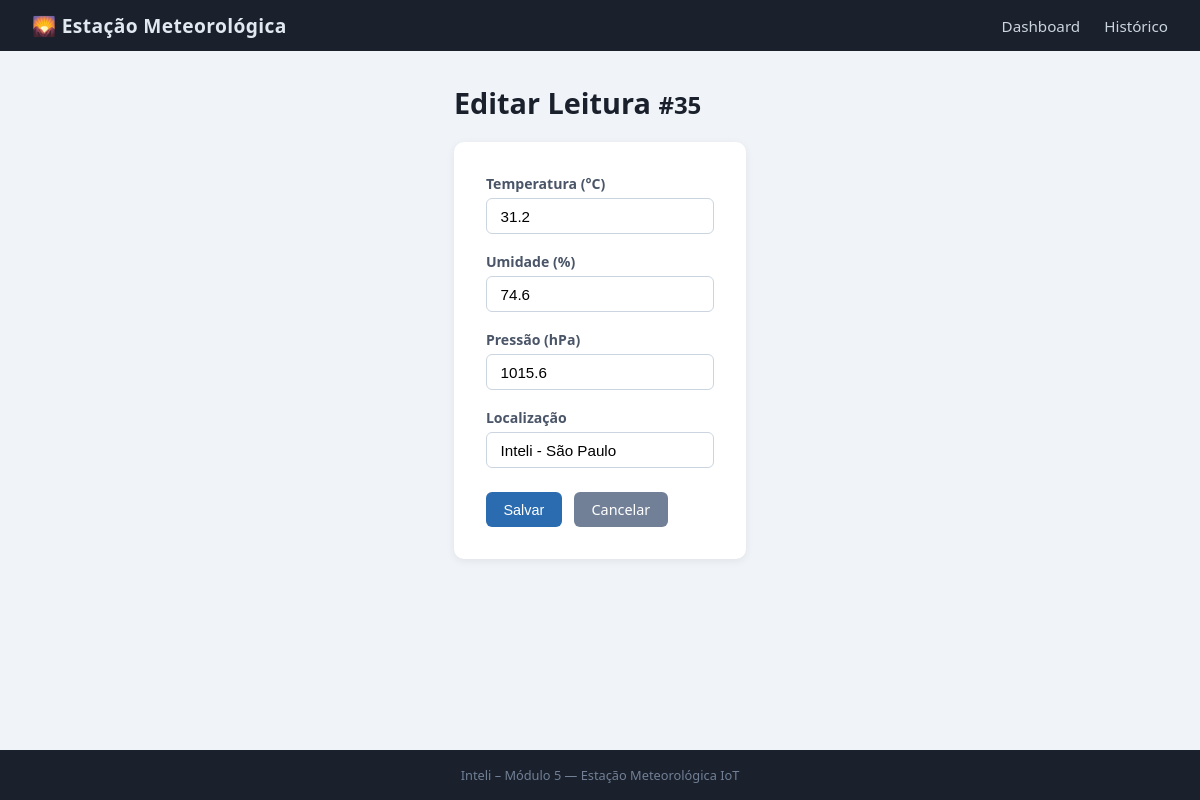
The app's page /editar/35 with its own data.
### tables this page shows
CREATE TABLE leituras (
        id          INTEGER PRIMARY KEY AUTOINCREMENT,
        temperatura REAL    NOT NULL,
        umidade     REAL    NOT NULL,
        pressao     REAL,
        localizacao TEXT    DEFAULT 'Inteli - São Paulo',
        timestamp   DATETIME DEFAULT (datetime('now','localtime'))
    );

### app.py (the view, shortened to what this page needs)
@app.route("/editar/<int:leitura_id>", methods=["GET", "POST"])
def editar(leitura_id):
    leitura = database.obter_leitura(leitura_id)
    if not leitura:
        abort(404)
    return render_template("editar.html", leitura=leitura)

### database.py (called while the page is built)
def get_connection():
    conn = sqlite3.connect(DB_PATH)
    conn.row_factory = sqlite3.Row
    conn.execute("PRAGMA journal_mode=WAL")
    return conn

def obter_leitura(leitura_id):
    conn = get_connection()
    row = conn.execute(
        "SELECT * FROM leituras WHERE id = ?", (leitura_id,)
    ).fetchone()
    conn.close()
    return dict(row) if row else None

### templates/editar.html (shortened to what this page needs)
{% extends "base.html" %}
{% block content %}
<h1>Editar Leitura <small>#{{ leitura.id }}</small></h1>
<form method="POST" class="form-edit">
  <div class="form-group">
    <label for="temperatura">Temperatura (°C)</label>
    <input type="number" step="0.1" id="temperatura" name="temperatura"
           value="{{ leitura.temperatura }}" required />
  </div>
  <div class="form-group">
    <label for="umidade">Umidade (%)</label>
    <input type="number" step="0.1" min="0" max="100" id="umidade" name="umidade"
           value="{{ leitura.umidade }}" required />
  </div>
  <div class="form-group">
    <label for="pressao">Pressão (hPa)</label>
    <input type="number" step="0.1" id="pressao" name="pressao"
           value="{{ leitura.pressao or '' }}" />
  </div>
  <div class="form-group">
    <label for="localizacao">Localização</label>
    <input type="text" id="localizacao" name="localizacao"
           value="{{ leitura.localizacao }}" />
  </div>
  <div class="form-actions">
    <button type="submit" class="btn">Salvar</button>
    <a class="btn btn-secondary" href="{{ url_for('historico') }}">Cancelar</a>
  </div>
</form>
{% endblock %}

### static/css/style.css (style rules this page uses)
*, *::before, *::after { box-sizing: border-box; margin: 0; padding: 0; }
body { font-family: "Segoe UI", Arial, sans-serif; background: #f0f4f8; color: #2d3748; min-height: 100vh; display: flex; flex-direction: column; }
h1 { font-size: 1.8rem; margin-bottom: 1.25rem; color: #1a202c; }
.btn { display: inline-block; padding: 0.5rem 1.1rem; background: #2b6cb0; color: #fff; border: none; border-radius: 6px; text-decoration: none; font-size: 0.9rem; cursor: pointer; transition: background 0.2s; }
.btn-secondary { background: #718096; }
.form-edit { background: #fff; border-radius: 10px; padding: 2rem; box-shadow: 0 2px 8px rgba(0,0,0,0.07); max-width: 500px; }
.form-group { margin-bottom: 1.1rem; }
.form-group label { display: block; font-size: 0.88rem; font-weight: 600; margin-bottom: 0.3rem; color: #4a5568; }
.form-group input { width: 100%; padding: 0.55rem 0.85rem; border: 1px solid #cbd5e0; border-radius: 6px; font-size: 0.95rem; transition: border-color 0.2s; }
.form-actions { display: flex; gap: 0.75rem; margin-top: 1.5rem; }

### records on screen
leituras: id "35", temperatura "31.2", umidade "74.6", pressao "1015.6", localizacao "Inteli - São Paulo"
